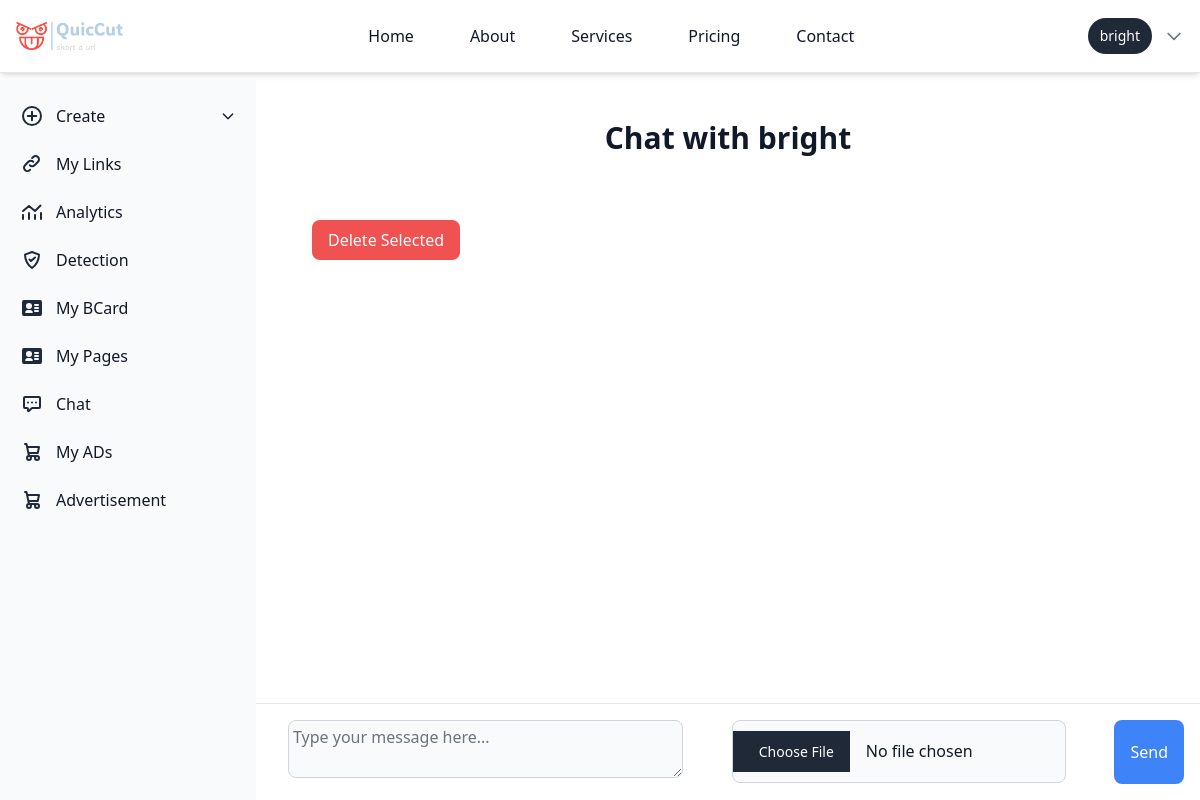
The page /chat/bright/ (signed in) on the database as committed earlier.
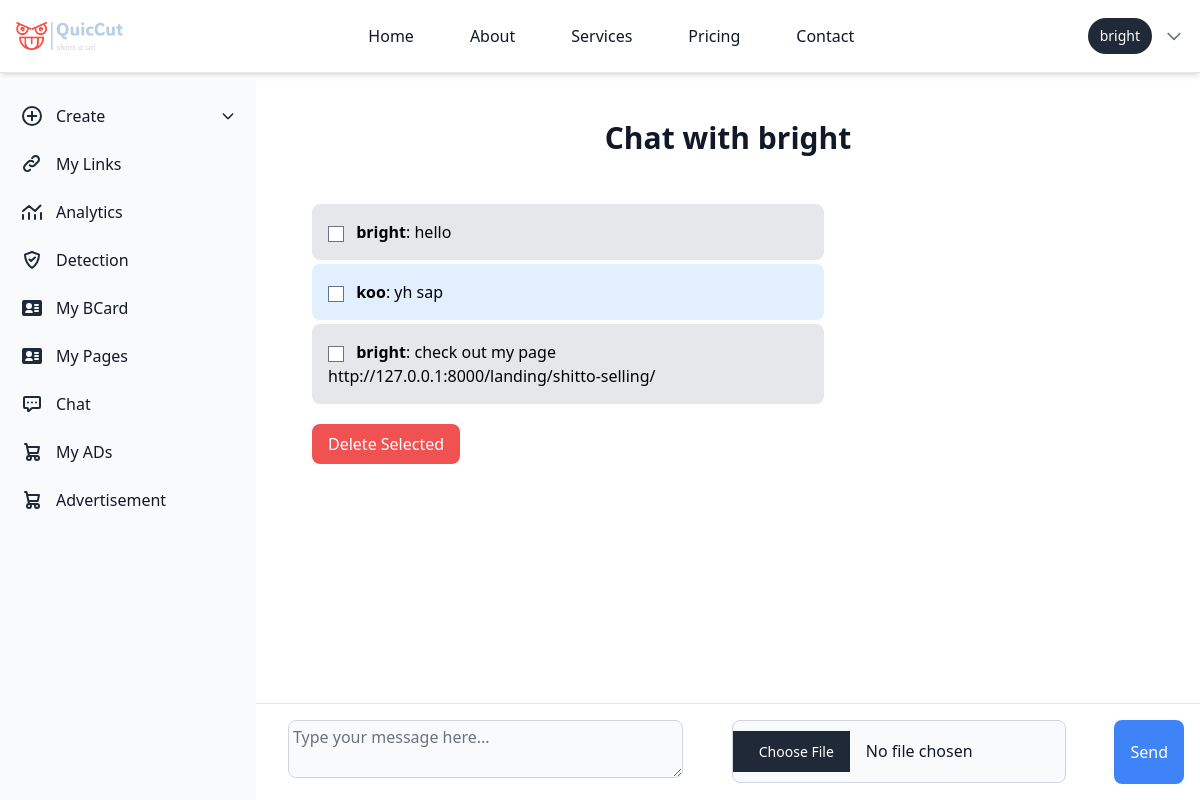
The same page on the database as committed later.
### chat/models.py (models this page shows, shortened)
class Message(models.Model):
    sender = models.ForeignKey(User, related_name='sent_messages', on_delete=models.CASCADE)
    receiver = models.ForeignKey(User, related_name='received_messages', on_delete=models.CASCADE)
    content = models.TextField()
    timestamp = models.DateTimeField(auto_now_add=True)
    is_read = models.BooleanField(default=False)
    file = models.FileField(upload_to='uploads/', blank=True, null=True)

### chat/views.py (the view)
# urls.py: path('<str:username>/', views.chat_detail, name='chat_detail'),
@login_required
def chat_detail(request, username):
    user = get_object_or_404(User, username=username)
    if request.method == 'POST':
        form = MessageForm(request.POST, request.FILES)
        if form.is_valid():
            message = form.save(commit=False)
            message.sender = request.user
            message.receiver = user
            message.save()
            return redirect('chat_detail', username=user.username)
    else:
        form = MessageForm()
    messages = Message.objects.filter(
        (Q(sender=request.user) & Q(receiver=user)) |
        (Q(sender=user) & Q(receiver=request.user))
    ).order_by('timestamp')
    unread_messages = messages.filter(receiver=request.user, is_read=False)
    unread_messages.update(is_read=True)
    if request.method == 'POST':
        content = request.POST.get('content')
        if content:
            Message.objects.create(sender=request.user, receiver=user, content=content)
    if request.method == 'POST' and 'delete_message_ids' in request.POST:
            message_ids = request.POST.getlist('delete_message_ids')
            Message.objects.filter(id__in=message_ids).delete()
    return render(request, 'chat/chat_detail.html', {'messages': messages,'form': form, 'user': user})

### chat/forms.py
class MessageForm(forms.ModelForm):
    class Meta:
        model = Message
        fields = ['content', 'file']
        widgets = {
            'content': forms.Textarea(attrs={
                'rows': 2,
                'class': 'p-1 text-md text-gray-900 bg-gray-50 rounded-lg border border-gray-300 focus:ring-blue-500 focus:border-blue-500 dark:bg-gray-700 dark:border-gray-600 dark:placeholder-gray-400 dark:text-white dark:focus:ring-blue-500 dark:focus:border-blue-500',
                'placeholder': 'Type your message here...'
            }),
                'file': forms.ClearableFileInput(attrs={
                'class': "p-2.5 text-md text-gray-900 bg-gray-50 rounded-lg border border-gray-300 focus:ring-blue-500 focus:border-blue-500 dark:bg-gray-700 dark:border-gray-600 dark:placeholder-gray-400 dark:text-white dark:focus:ring-blue-500 dark:focus:border-blue-500",
            }),
        }

### chat/templatetags/chat_tags.py (called while the page is built)
@register.simple_tag
def unread_message_count(user):
    return Message.objects.filter(receiver=user, is_read=False).count()

### templates/chat/chat_detail.html (shortened to what this page needs)
{% extends 'basehome/base.html' %}
{% block content %}
<div class="p-10 sm:ml-64 mt-20 overflow-y-auto max-h-screen flex flex-col">
    <div class="flex-none">
        <h1 class="text-center text-3xl font-bold text-gray-900 mb-8">Chat with {{ user.username }}</h1>
    </div>
    <div class="flex-1 overflow-y-auto p-4 space-y-4 mb-24">
        <form method="post">
            {% for message in messages %}
                <div class="mb-1 {% if message.sender == request.user %}bg-blue-100 self-end{% else %}bg-gray-200 self-start{% endif %} p-4 rounded-lg max-w-lg">
                    <input type="checkbox" name="delete_message_ids" value="{{ message.id }}" class="mr-2">
                    <strong >{{ message.sender.username }}</strong>: {{ message.content }}
                </div>
            {% endfor %}
            <button type="submit" class="mt-4 bg-red-500 text-white px-4 py-2 rounded-lg hover:bg-red-600">Delete Selected</button>
        </form>
    </div>
    <div class="ml-64 bg-white p-4 border-t border-gray-200 fixed bottom-0 inset-x-0">
        <form method="post" enctype="multipart/form-data" class="flex space-x-4">
            <div class="flex-grow">
                {{ form.content }}
            </div>
            <div class="flex-grow">
                {{ form.file }}
            </div>
            <button type="submit" class="bg-blue-500 text-white px-4 py-1.5 rounded-lg hover:bg-blue-600">
                Send
            </button>
        </form>
    </div>
</div>
{% endblock %}

### templates/basehome/base.html (shortened to what this page needs)
{% load compress %}
{% load static %}
{% load chat_tags %}
<!DOCTYPE html>
<html lang="en">
<head>
    {% compress css %}
    <link rel="stylesheet" href="{% static 'src/output.css' %}">
    {% endcompress %}
</head>
<body>
  <nav class="bg-white dark:bg-gray-900 border-b border-gray-200 dark:border-gray-700 shadow-md fixed w-full z-10 top-0">
    <div class="max-w-screen-xl mx-auto p-4 flex flex-wrap items-center justify-between">
       <a href="/" class=" items-center ">
          <img src="{% static 'logo.png' %}" class="h-6 me-3 sm:h-7" alt="logo" />
       </a>
        <div class="flex items-center md:order-2 space-x-3 rtl:space-x-reverse">
            {% if user.is_authenticated %}
            <span class="flex items-center text-sm bg-gray-800 text-white rounded-full py-2 px-3 focus:ring-4 focus:ring-gray-300 dark:focus:ring-gray-600">
                {{ user.username }}
            </span>
            <div class="relative">
                <button id="user-menu-button" class="flex items-center text-sm text-gray-500 hover:text-gray-700 dark:text-gray-400 dark:hover:text-gray-300 focus:outline-none">
                    <svg class="w-5 h-5" fill="none" stroke="currentColor" viewBox="0 0 24 24" xmlns="http://www.w3.org/2000/svg">
                        <path stroke-linecap="round" stroke-linejoin="round" stroke-width="2" d="M19 9l-7 7-7-7"></path>
                    </svg>
                </button>
            </div>
            {% endif %}
        </div>
        <div class="hidden w-full md:flex md:w-auto md:order-1" id="navbar-user">
            <ul class="flex flex-col p-4 mt-4 bg-gray-50 md:bg-white dark:bg-gray-800 md:dark:bg-gray-900 md:mt-0 md:flex-row md:space-x-8 md:p-0 border border-gray-100 rounded-lg md:border-0 dark:border-gray-700">
                <li>
                    <a href="/" class="block py-2 px-3 text-gray-900 hover:text-blue-700 dark:text-white md:hover:bg-transparent md:dark:hover:text-blue-500 dark:hover:bg-gray-700 dark:hover:text-white md:dark:hover:bg-transparent">Home</a>
                </li>
                <li>
                    <a href="#" class="block py-2 px-3 text-gray-900 hover:text-blue-700 dark:text-white md:hover:bg-transparent md:dark:hover:text-blue-500 dark:hover:bg-gray-700 dark:hover:text-white md:dark:hover:bg-transparent">About</a>
                </li>
                <li>
                    <a href="#" class="block py-2 px-3 text-gray-900 hover:text-blue-700 dark:text-white md:hover:bg-transparent md:dark:hover:text-blue-500 dark:hover:bg-gray-700 dark:hover:text-white md:dark:hover:bg-transparent">Services</a>
                </li>
                <li>
                    <a href="#" class="block py-2 px-3 text-gray-900 hover:text-blue-700 dark:text-white md:hover:bg-transparent md:dark:hover:text-blue-500 dark:hover:bg-gray-700 dark:hover:text-white md:dark:hover:bg-transparent">Pricing</a>
                </li>
                <li>
                    <a href="#" class="block py-2 px-3 text-gray-900 hover:text-blue-700 dark:text-white md:hover:bg-transparent md:dark:hover:text-blue-500 dark:hover:bg-gray-700 dark:hover:text-white md:dark:hover:bg-transparent">Contact</a>
                </li>
            </ul>
        </div>
    </div>
</nav>
    <nav >
      <aside id="logo-sidebar" class="fixed mt-20 left-0 z-40 w-64 h-screen transition-transform -translate-x-full sm:translate-x-0" aria-label="Sidebar">
        <div class="h-full px-3 py-4 overflow-y-auto bg-gray-50 dark:bg-gray-800">
        <div >
          <div >
            <ul id="sidebar-menu" class="space-y-2 font-medium">
             {% if user.is_authenticated %}
             <li x-data="{ open: false }">
              <a href="javascript:void(0);" @click="open = !open" class="flex items-center p-2 text-gray-900 rounded-lg dark:text-white hover:bg-gray-100 dark:hover:bg-gray-700 group">
                  <span class="ms-3">Create</span>
                  <svg :class="{ 'rotate-180': open }" class="w-4 h-4 ml-auto transition-transform duration-200" xmlns="http://www.w3.org/2000/svg" fill="none" viewBox="0 0 24 24" stroke="currentColor">
                      <path stroke-linecap="round" stroke-linejoin="round" stroke-width="2" d="M19 9l-7 7-7-7"/>
                  </svg>
              </a>
          </li>
            <li>
              <a href="{% url 'user_links' %}" class="flex items-center p-2 text-gray-900 rounded-lg dark:text-white hover:bg-gray-100 dark:hover:bg-gray-700 group">
               <span class="ms-3">My Links</span>
               </a>
             </li>
             <li>
              <a href="{% url 'analytics_view' %}" class="flex items-center p-2 text-gray-900 rounded-lg dark:text-white hover:bg-gray-100 dark:hover:bg-gray-700 group">
                <svg class="w-6 h-6 text-gray-800 dark:text-white" aria-hidden="true" xmlns="http://www.w3.org/2000/svg" width="24" height="24" fill="none" viewBox="0 0 24 24">
                  <path stroke="currentColor" stroke-linecap="round" stroke-linejoin="round" stroke-width="2" d="M3 15v4m6-6v6m6-4v4m6-6v6M3 11l6-5 6 5 5.5-5.5"/>
                </svg>
                 <span class="flex-1 ms-3 whitespace-nowrap">Analytics</span>
              </a>
           </li>
           <li>
            <a href="{% url 'predict' %}" class="flex items-center p-2 text-gray-900 rounded-lg dark:text-white hover:bg-gray-100 dark:hover:bg-gray-700 group">
               <span class="flex-1 ms-3 whitespace-nowrap">Detection</span>
            </a>
         </li>
   <li>
    <a href="{% url 'business_card_list' %}" class="flex items-center p-2 text-gray-900 rounded-lg dark:text-white hover:bg-gray-100 dark:hover:bg-gray-700 group">
       <span class="flex-1 ms-3 whitespace-nowrap">My BCard</span>
    </a>
 </li>
 <li>
  <a href="{% url 'user_landing_pages' %}" class="flex items-center p-2 text-gray-900 rounded-lg dark:text-white hover:bg-gray-100 dark:hover:bg-gray-700 group">
     <span class="flex-1 ms-3 whitespace-nowrap">My Pages</span>
  </a>
</li>
    <li>
      <a href="{% url 'chat_list' %}"  class="flex items-center p-2 text-gray-900 rounded-lg dark:text-white hover:bg-gray-100 dark:hover:bg-gray-700 group">
         <span class="flex-1 ms-3 whitespace-nowrap">Chat</span>
         {% load chat_tags %}
         {% unread_message_count user as unread_count %}
      </a>
   </li>
    <li>
      <a href="{% url 'my_content'%}" class="flex items-center p-2 text-gray-900 rounded-lg dark:text-white hover:bg-gray-100 dark:hover:bg-gray-700 group">
        <span class="ms-3">My ADs</span>
        </a>
      </li>
             <li>
              <a href="{% url 'content_list' %}" class="flex items-center p-2 text-gray-900 rounded-lg dark:text-white hover:bg-gray-100 dark:hover:bg-gray-700 group">
                 <span class="flex-1 ms-3 whitespace-nowrap">Advertisement</span>
              </a>
           </li>
              {% endif %}
            </ul>
          </div>
        </div>
        <br>
        <br>
        <br>
        <br>
      </nav>
    {% block content %}
    {% endblock %}
</body>
</html>

Rows that differ between the two databases and show on the page:
added Message: sender.username "bright", content "hello"
added Message: sender.username "koo", content "yh sap"
added Message: sender.username "bright", content "check out my page http://127.0.0.1:8000/landing/shitto-selling/"
